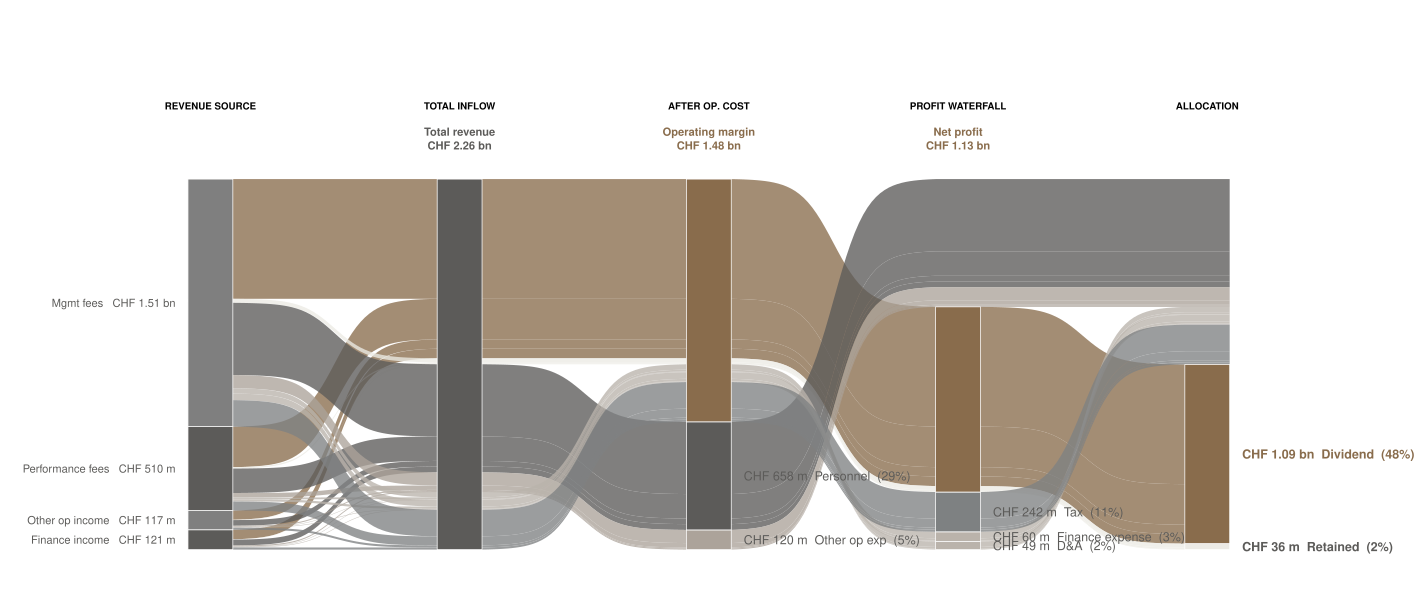

The script that saved this image:
# Task 8 v11 — Partners Group 2024 income statement Sankey, 5 stages.
#
# Topic pivot from global plastic waste (v10) to Partners Group's own
# 2024 P&L. Reasons:
#   * The whole portfolio is built on Partners Group's brand system, so
#     a chart *about* Partners Group closes the loop on the design.
#   * An income statement gives a Sankey natural divergence + convergence:
#     three revenue streams converge into total revenue; total revenue
#     diverges into operating costs + EBITDA; EBITDA diverges into
#     financing items + tax + net profit; net profit diverges into
#     dividend + retained earnings. Five stages, none of them artificial.
#   * The story is sharp: of the CHF 1.13 bn that survives as profit,
#     97% is proposed as dividend — Partners Group is essentially a
#     dividend machine.
#
# Story: of CHF 2.26 bn of total cash inflow in 2024, half (CHF 1.13 bn)
#   survives as profit; the board proposes paying out CHF 1.09 bn of that
#   (97%) as the CHF 42.00/share dividend. Only CHF 36 m is retained.
#
# Chart structure: 5-stage Sankey via ggalluvial axis1..axis5.
#   axis 1 — Revenue source (4 nodes)
#   axis 2 — Total cash inflow (1 node)
#   axis 3 — After operating costs (3 nodes: Personnel / Other op exp /
#     "Operating margin" continuation)
#   axis 4 — Profit waterfall (6 nodes: Personnel/OOpEx echo + D&A +
#     Finance expense + Tax + "Net profit")
#   axis 5 — Final allocation (7 nodes: cost echoes + Dividend + Retained)
#
# ggalluvial requires every path to span every axis. Cost flows that
# "exit" at axis 3 or axis 4 echo the same label across subsequent
# axes — visually they appear as horizontal bands extending to the
# right edge of the chart, which matches the income-statement reading
# order ("personnel paid here, doesn't reach the bottom line").
#
# Colour discipline:
#   * Dividend = COPPER. The single accent. The chart's punchline.
#   * Retained earnings = LIGHT QUARTZ (cream). Barely visible —
#     conveying "almost nothing left" without needing words.
#   * Personnel (largest cost) = ALLOY (warm charcoal, the workhorse).
#   * Other costs = warm-neutral ramp (dark_stone / dark_quartz /
#     medium_quartz) graded roughly by size.
#   * Source strata + Total revenue + transitional "Operating margin" /
#     "Net profit" strata pick colours that visually trace the
#     surviving cash through to the dividend.
#
# Data source: Partners Group Holding AG, Annual Report 2024,
#   Consolidated statement of profit or loss, page 39.
#   PDF: https://www.partnersgroup.com/~/media/files/p/partnersgroup/
#        universal/shareholders/reports-and-presentations/2025/
#        annual-report-2024.pdf
#   Local: data/task_08_pg/pg_annual_report_2024.pdf
#   Extracted CSV: data/task_08_pg/pg_income_statement_2024.csv

setwd("/Users/alexanderweber/Documents/hsg/6_semester/data_visualization_with_ai")

suppressPackageStartupMessages({
  library(dplyr)
  library(tidyr)
  library(readr)
  library(ggplot2)
  library(ggalluvial)
})

source("design_system.R")
chart_family <- ""

# ---- Load + parse income statement ------------------------------------
is_raw <- read_csv("data/task_08_pg/pg_income_statement_2024.csv",
                   show_col_types = FALSE)

get <- function(name) {
  v <- is_raw %>% filter(line_item == name) %>% pull(chf_million)
  if (length(v) != 1) stop("Line item not found or duplicated: ", name)
  v
}

mgmt_fees    <- get("Management fees and other revenues")
perf_fees    <- get("Performance fees")
other_op_inc <- get("Other operating income")
finance_inc  <- get("Finance income")
personnel    <- abs(get("Personnel expenses"))
other_op_exp <- abs(get("Other operating expenses"))
da_amort     <- abs(get("Depreciation and amortization"))
finance_exp  <- abs(get("Finance expense"))
tax_exp      <- abs(get("Income tax expenses"))
profit       <- get("Profit for the period")
div_per_sh   <- get("Dividend per share (CHF)")
basic_eps    <- get("Basic earnings per share (CHF)")

# Implied weighted-average basic shares = profit / basic EPS, in millions.
# Total proposed dividend = div_per_sh * shares. The split into Dividend
# vs Retained earnings is then derived from the profit total.
weighted_basic_shares_m <- profit / basic_eps
dividend <- div_per_sh * weighted_basic_shares_m
retained <- profit - dividend

# Total cash inflow = total revenues + finance income.
total_inflow <- mgmt_fees + perf_fees + other_op_inc + finance_inc

# Sanity check: outflows should sum to total inflow (within rounding).
outflows_sum <- personnel + other_op_exp + da_amort + finance_exp +
                tax_exp + dividend + retained
cat(sprintf("Total inflow:  %.1f CHF m\n", total_inflow))
cat(sprintf("Sum outflows:  %.1f CHF m\n", outflows_sum))
cat(sprintf("Residual:      %.2f CHF m  (rounding)\n",
            total_inflow - outflows_sum))
cat(sprintf("Implied shares (basic, weighted, m): %.3f\n",
            weighted_basic_shares_m))
cat(sprintf("Total dividend (proposed): %.1f CHF m\n", dividend))
cat(sprintf("Retained earnings:         %.1f CHF m\n", retained))

# ---- Build path table -------------------------------------------------
# Each path is one CHF flow: source × destination, value pro-rated.
# axis1 = source, axis5 = destination, axis2-4 = transitional labels.

sources <- tribble(
  ~src,               ~chf,
  "Mgmt fees",        mgmt_fees,
  "Performance fees", perf_fees,
  "Other op income",  other_op_inc,
  "Finance income",   finance_inc
)

destinations <- tribble(
  ~dest,             ~chf,
  "Personnel",       personnel,
  "Other op exp",    other_op_exp,
  "D&A",             da_amort,
  "Finance expense", finance_exp,
  "Tax",             tax_exp,
  "Dividend",        dividend,
  "Retained",        retained
)

# Cross-join sources × destinations and pro-rate flow.
paths <- crossing(src = sources$src, dest = destinations$dest) %>%
  left_join(sources       %>% rename(src_chf = chf),  by = "src") %>%
  left_join(destinations  %>% rename(dest_chf = chf), by = "dest") %>%
  mutate(flow = src_chf * dest_chf / total_inflow)

cat(sprintf("\nPaths: %d  | Total flow: %.1f CHF m\n",
            nrow(paths), sum(paths$flow)))

# ---- Axis label assignment -------------------------------------------
# axis2 always = "Total revenue".
# axis3: Personnel and Other op exp peel off here; everything else
#        carries on as "Operating margin".
# axis4: D&A, Finance expense, Tax peel off here; Dividend + Retained
#        carry on as "Net profit".
# axis5: Dividend or Retained.
#
# Rather than echo terminated cost flows as horizontal bands across
# subsequent axes, NA out the axes AFTER the cost has peeled off. The
# cost band visually ends at its peel-off axis, eliminating the
# crossings that the echoed bands cause and leaving the survival
# cascade unobscured.

ax3_for <- function(d) {
  if (d %in% c("Personnel", "Other op exp")) d
  else "Operating margin"
}
ax4_for <- function(d) {
  if (d %in% c("Personnel", "Other op exp")) NA_character_
  else if (d %in% c("D&A", "Finance expense", "Tax")) d
  else "Net profit"
}
ax5_for <- function(d) {
  if (d %in% c("Personnel", "Other op exp",
               "D&A", "Finance expense", "Tax")) NA_character_
  else d
}

paths <- paths %>%
  rowwise() %>%
  mutate(
    ax1 = src,
    ax2 = "Total revenue",
    ax3 = ax3_for(dest),
    ax4 = ax4_for(dest),
    ax5 = ax5_for(dest)
  ) %>%
  ungroup()

# ---- Order strata at each axis (drives vertical position) ------------
# Heaviest band at the top reads top-down. Sources by size, costs in
# stable income-statement order, allocations in story order
# (Dividend large + bold first, Retained second).

# Stratum factor levels per axis. With NA-termination, each axis only
# sees the strata of the flows still alive at that axis. Survival
# cascade (Operating margin / Net profit / Dividend) is listed first
# so it stays at the top edge of the chart; cost peels stack below.
src_levels  <- sources$src                       # by descending chf
ax2_levels  <- "Total revenue"
ax3_levels  <- c("Operating margin", "Personnel", "Other op exp")
ax4_levels  <- c("Net profit", "Tax", "Finance expense", "D&A")
ax5_levels  <- c("Dividend", "Retained")

paths <- paths %>%
  mutate(
    ax1 = factor(ax1, levels = src_levels),
    ax2 = factor(ax2, levels = ax2_levels),
    ax3 = factor(ax3, levels = ax3_levels),
    ax4 = factor(ax4, levels = ax4_levels),
    ax5 = factor(ax5, levels = ax5_levels),
    dest = factor(dest, levels = c(ax5_levels,
                                   "Personnel", "Other op exp",
                                   "D&A", "Finance expense", "Tax"))
  )

# ---- Colours ---------------------------------------------------------
# Single fill scale shared between alluvium fill (= dest) and stratum
# fill (= stratum name). Names that appear at multiple axes get one
# entry. Names only appearing as transitional strata get their own.

all_fills <- c(
  # axis 1 sources — neutral upstream, not the story
  "Management fees & other rev." = pg_palette$alloy,
  "Performance fees"             = pg_palette$alloy,
  "Other operating income"       = pg_palette$alloy,
  "Finance income"               = pg_palette$alloy,
  # axis 2 — total inflow
  "Total revenue"                = pg_palette$alloy,
  # axis 3 transitional — the surviving margin
  "Operating margin"             = pg_palette$copper,
  # axis 4 transitional — surviving net profit
  "Net profit"                   = pg_palette$copper,
  # cost destinations (in size order: Personnel largest)
  "Personnel"                    = pg_palette$alloy,
  "Tax"                          = pg_palette$dark_stone,
  "Other op exp"                 = pg_palette$dark_quartz,
  "Finance expense"              = pg_palette$medium_quartz,
  "D&A"                          = pg_palette$medium_quartz,
  # final allocation
  "Dividend"                     = pg_palette$copper,
  "Retained"                     = pg_palette$light_quartz
)

# ---- Helpers ---------------------------------------------------------
fmt_chf <- function(x) {
  ifelse(x >= 1000,
         sprintf("CHF %.2f bn", x / 1000),
         sprintf("CHF %.0f m", x))
}

stratum_w <- 0.18

# ---- Base plot -------------------------------------------------------
p_base <- ggplot(paths,
                 aes(axis1 = ax1, axis2 = ax2, axis3 = ax3,
                     axis4 = ax4, axis5 = ax5,
                     y = flow)) +
  geom_alluvium(aes(fill = dest),
                width = stratum_w, alpha = 0.78,
                knot.pos = 0.4, curve_type = "sigmoid",
                aes.bind = "alluvia") +
  geom_stratum(width = stratum_w,
               aes(fill = after_stat(stratum)),
               color = "white", linewidth = 0.25) +
  scale_fill_manual(values = all_fills, guide = "none") +
  scale_x_continuous(limits = c(0.6, 5.4), expand = c(0, 0)) +
  scale_y_continuous(expand = expansion(mult = c(0.05, 0.18))) +
  coord_cartesian(clip = "off") +
  labs(x = NULL, y = NULL) +
  theme_void(base_family = chart_family) +
  theme(plot.margin = margin(t = 22, r = 80, b = 14, l = 80))

# ---- Pull stratum positions for labels --------------------------------
gb <- ggplot_build(p_base)
strat_layer_idx <- which(sapply(gb$plot$layers,
                                function(l) inherits(l$stat,
                                                     "StatStratum")))[1]
strat_data <- gb$data[[strat_layer_idx]] %>%
  mutate(y_mid = (ymin + ymax) / 2)

# Axis 1 labels (left of stratum, source name + amount)
ax1_labels <- strat_data %>%
  filter(x == 1) %>%
  transmute(x = 1 - stratum_w / 2 - 0.05,
            y = y_mid,
            label = paste0(stratum, "   ", fmt_chf(count)))

# Right-side labels for terminating cost peels at each axis (3, 4) plus
# the final allocation strata at axis 5. Labels sit immediately right
# of the stratum bar where the flow terminates, so each cost gets a
# label at its peel-off point rather than echoing across.
total_flow <- sum(paths$flow)

cost_peel_labels <- strat_data %>%
  filter((x == 3 & stratum %in% c("Personnel", "Other op exp")) |
         (x == 4 & stratum %in% c("D&A", "Finance expense", "Tax"))) %>%
  transmute(x = x + stratum_w / 2 + 0.05,
            y = y_mid,
            label = sprintf("%s  %s  (%.0f%%)",
                            fmt_chf(count), stratum,
                            100 * count / total_flow),
            color = pg_palette$alloy,
            face  = "plain")

allocation_labels <- strat_data %>%
  filter(x == 5) %>%
  transmute(x = 5 + stratum_w / 2 + 0.05,
            y = y_mid,
            label = sprintf("%s  %s  (%.0f%%)",
                            fmt_chf(count), stratum,
                            100 * count / total_flow),
            color = ifelse(stratum == "Dividend",
                           pg_palette$copper,
                           pg_palette$alloy),
            face  = "bold")

right_labels <- bind_rows(cost_peel_labels, allocation_labels)

# Above each axis: a 3-line column subheader: bold uppercase axis name,
# then the cascade-node name + its CHF amount on lines 2-3 (only for the
# axes that have a meaningful single "surviving cash" node — axes 2/3/4).
# Axes 1 and 5 are headers only (their breakdown is in the side labels).
top_y <- max(strat_data$ymax) * 1.08

column_headers <- tibble(
  x     = 1:5,
  label = c("REVENUE SOURCE", "TOTAL INFLOW",
            "AFTER OP. COST", "PROFIT WATERFALL",
            "ALLOCATION")
)

cascade_subheaders <- bind_rows(
  strat_data %>% filter(x == 2) %>%
    transmute(x = x,
              label = paste0(stratum, "\n", fmt_chf(count)),
              color = pg_palette$alloy),
  strat_data %>% filter(x == 3, stratum == "Operating margin") %>%
    transmute(x = x,
              label = paste0(stratum, "\n", fmt_chf(count)),
              color = pg_palette$copper),
  strat_data %>% filter(x == 4, stratum == "Net profit") %>%
    transmute(x = x,
              label = paste0(stratum, "\n", fmt_chf(count)),
              color = pg_palette$copper)
)

# ---- Final plot ------------------------------------------------------
p <- p_base +
  geom_text(data = ax1_labels,
            aes(x = x, y = y, label = label),
            family = chart_family, size = 2.9,
            color = pg_palette$alloy,
            hjust = 1, vjust = 0.5,
            inherit.aes = FALSE) +
  geom_text(data = right_labels,
            aes(x = x, y = y, label = label,
                color = color, fontface = face),
            family = chart_family, size = 3.0,
            hjust = 0, vjust = 0.5,
            inherit.aes = FALSE) +
  scale_color_identity() +
  # Column header (line 1): bold uppercase axis name
  geom_text(data = column_headers,
            aes(x = x, y = top_y * 1.10, label = label),
            family = chart_family, size = 2.6, fontface = "bold",
            color = pg_palette$onyx,
            hjust = 0.5, vjust = 0,
            inherit.aes = FALSE) +
  # Column subheader (lines 2-3 of the header block): the surviving
  # cash-cascade node name + its amount, ABOVE the strata.
  geom_text(data = cascade_subheaders,
            aes(x = x, y = top_y, label = label, color = color),
            family = chart_family, size = 2.9, fontface = "bold",
            hjust = 0.5, vjust = 0,
            lineheight = 1.0,
            inherit.aes = FALSE)

out_pdf <- "iterations/task_08/v11/pg_income_sankey_v11.pdf"
ggsave(out_pdf, p, width = 36, height = 15, units = "cm",
       device = "pdf")
cat("\nSaved:", out_pdf, "\n")
